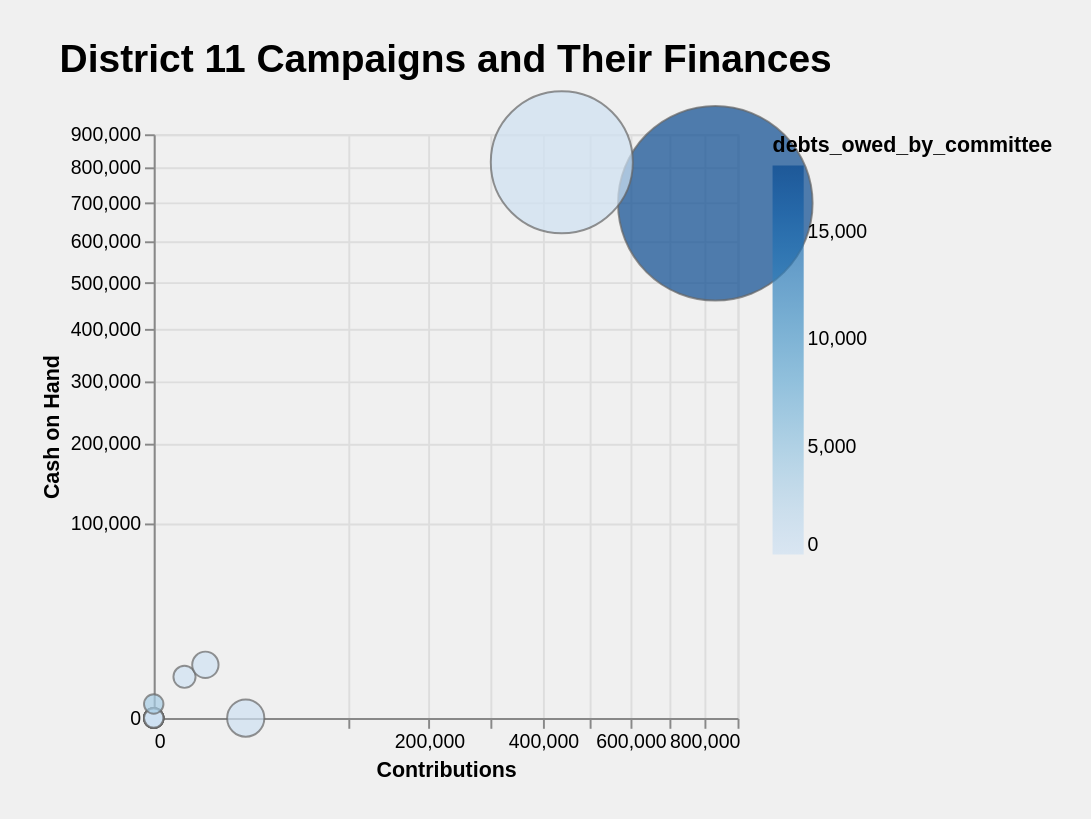

Notebook code cell kept with this figure:
### Code cell
# selection = alt.selection_single(on='mouseover', fields=['name','cash_on_hand_end_period', 'contributions'])

# color = alt.condition(selection,
#                      alt.Color('name:N', legend=None),
#                       alt.value('lightgray')
#                      )

def mult_index(number):
    return number * 10

bubble = alt.Chart(all_totals, width=300, height=300, title='District 11 Campaigns and Their Finances', padding=20).mark_circle(strokeWidth=1, strokeOpacity=1, stroke='#666666').encode(
    alt.X('contributions:Q', scale=alt.Scale(zero=False, type='sqrt'), title='Contributions'),
    alt.Y('cash_on_hand_end_period:Q', scale=alt.Scale(zero=False, type='sqrt'), sort='ascending', title='Cash on Hand'),
    alt.Size('contributions:Q', scale=alt.Scale(range=[100, 10000]), legend=None),
    tooltip=[
        alt.Tooltip(title='Name', field='name', type='ordinal'),
        alt.Tooltip(title='Contributions', field='contributions', format="$,.0f", type='ordinal'),
        alt.Tooltip(title='Cash on Hand', field='cash_on_hand_end_period', format="$,.0f", type='ordinal'),
        alt.Tooltip(title='Disbursements', field='disbursements', format="$,.0f", type='ordinal'),
        alt.Tooltip(title='Debts', field='debts_owed_by_committee', format="$,.0f", type='ordinal')
    ],
    color = alt.Color('debts_owed_by_committee:Q'),
#     strokeWidth='1:O'
    
).add_selection(
    selection
).configure_axis(
    gridOpacity=0.3,
    gridColor='cornflowerblue',
    domain=False
).configure_view(
    strokeWidth=1,
    stroke='cornflowerblue',
    strokeOpacity=0.3
).configure_scale(
    minSize=100,
    continuousPadding=4,
    maxOpacity=0.9,
    minOpacity=0.4,
    pointPadding=0.3,
).configure_legend(
    offset=50
).configure(
    background='#f0f0f0'
).configure_title(
    fontSize=20
)

bubble

### Figure 1 — Vega-Lite specification as saved in the notebook (floating-point values rounded to 4 significant figures)
{"$schema": "https://vega.github.io/schema/vega-lite/v3.4.0.json", "config": {"background": "#f0f0f0", "mark": {"tooltip": null}, "title": {"fontSize": 20}, "view": {"height": 300, "width": 400}}, "data": {"name": "data-a5d7e7e642b958d5320757f6b2c80818"}, "datasets": {"data-a5d7e7e642b958d5320757f6b2c80818": [{"cash_on_hand_end_period": 0, "contributions": 0, "debts_owed_by_committee": 0, "disbursements": 0, "index": 0, "name": "Ross Alan Schumann", "receipts": 0}, {"cash_on_hand_end_period": 0, "contributions": 0, "debts_owed_by_committee": 0, "disbursements": 0, "index": 1, "name": "Brandon Batch", "receipts": 0}, {"cash_on_hand_end_period": 0, "contributions": 0, "debts_owed_by_committee": 0, "disbursements": 0, "index": 2, "name": "Wesley Virdell", "receipts": 0}, {"cash_on_hand_end_period": 0, "contributions": 22350, "debts_owed_by_committee": 0, "disbursements": 22620.0, "index": 3, "name": "Richard Bartlett", "receipts": 22620.0}, {"cash_on_hand_end_period": 0, "contributions": 0, "debts_owed_by_committee": 0, "disbursements": 0, "index": 4, "name": "Wacey Alpha Cody", "receipts": 0}, {"cash_on_hand_end_period": 0, "contributions": 0, "debts_owed_by_committee": 0, "disbursements": 0, "index": 5, "name": "Jeffrey Cady", "receipts": 0}, {"cash_on_hand_end_period": 0, "contributions": 0, "debts_owed_by_committee": 0, "disbursements": 0, "index": 6, "name": "James Berryhill", "receipts": 0}, {"cash_on_hand_end_period": 0, "contributions": 0, "debts_owed_by_committee": 0, "disbursements": 0, "index": 7, "name": "Ned Luscombe", "receipts": 0}, {"cash_on_hand_end_period": 0, "contributions": 0, "debts_owed_by_committee": 0, "disbursements": 0, "index": 8, "name": "Casey Gray", "receipts": 0}, {"cash_on_hand_end_period": 0, "contributions": 0, "debts_owed_by_committee": 0, "disbursements": 0, "index": 9, "name": "James Faircloth", "receipts": 0}, {"cash_on_hand_end_period": 520.5, "contributions": 0, "debts_owed_by_committee": 3830.0, "disbursements": 594.5, "index": 10, "name": "Robert Tucker", "receipts": 245}, {"cash_on_hand_end_period": 4500, "contributions": 2500, "debts_owed_by_committee": 0, "disbursements": 19790.0, "index": 11, "name": "Cynthia Jean Breyman", "receipts": 19290.0}, {"cash_on_hand_end_period": 7488.0, "contributions": 7043.0, "debts_owed_by_committee": 0, "disbursements": 2279.0, "index": 12, "name": "Jon Mark Hogg", "receipts": 9767.0}, {"cash_on_hand_end_period": 699800.0, "contributions": 832760, "debts_owed_by_committee": 18100.0, "disbursements": 5134.0, "index": 14, "name": "August Pfluger", "receipts": 704910}, {"cash_on_hand_end_period": 815800.0, "contributions": 439700.0, "debts_owed_by_committee": 0, "disbursements": 719000.0, "index": 15, "name": "Mike Conaway", "receipts": 435800.0}]}, "encoding": {"color": {"field": "debts_owed_by_committee", "type": "quantitative"}, "size": {"field": "contributions", "legend": null, "scale": {"range": [100, 10000]}, "type": "quantitative"}, "tooltip": [{"field": "name", "title": "Name", "type": "ordinal"}, {"field": "contributions", "format": "$,.0f", "title": "Contributions", "type": "ordinal"}, {"field": "cash_on_hand_end_period", "format": "$,.0f", "title": "Cash on Hand", "type": "ordinal"}, {"field": "disbursements", "format": "$,.0f", "title": "Disbursements", "type": "ordinal"}, {"field": "debts_owed_by_committee", "format": "$,.0f", "title": "Debts", "type": "ordinal"}], "x": {"field": "contributions", "scale": {"type": "sqrt", "zero": false}, "title": "Contributions", "type": "quantitative"}, "y": {"field": "cash_on_hand_end_period", "scale": {"type": "sqrt", "zero": false}, "sort": "ascending", "title": "Cash on Hand", "type": "quantitative"}}, "height": 300, "mark": {"stroke": "#666666", "strokeOpacity": 1, "strokeWidth": 1, "type": "circle"}, "padding": 20, "selection": {"selector015": {"fields": ["name", "cash_on_hand_end_period", "contributions"], "on": "mouseover", "type": "single"}}, "title": "District 11 Campaigns and Their Finances", "width": 300}
